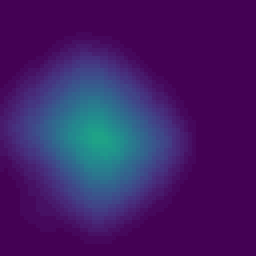
#> input picture data/clay/10.0_20.0_2.png, 64 x 64 px (shown 4 times larger); its folder holds 4 pictures in this run
$ python ResizeSoilImage_with_colormap.py
#> lines starting #> are read from the running program, lines starting #| are printed output that depends on the picture
#> in get_minmax_value_of_image, `img = cv2.imread(f, cv2.IMREAD_GRAYSCALE)`:
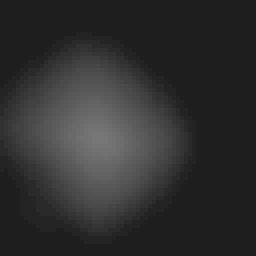
#> img: shape (64, 64) (shown 4 times larger); min 30, max 119, mean 47.7
import os
import shutil
import glob
from traceback import print_list
from PIL import Image
import cv2
import copy
import numpy as np
from natsort import natsorted

class ResizeSoilImage_with_colormap:
    def __init__(self):
        self.dst_dir        = "data/"
        self.type_soil_list = ["clay", "gravel", "loam", "sand"]
        self.size_width     = 64
        self.size_height    = 64

    def remove_directory(self):
        [shutil.rmtree(self.dst_dir + type_soil) for type_soil in self.type_soil_list]

    def make_directory(self):
        [os.makedirs(self.dst_dir + type_soil) for type_soil in self.type_soil_list]

    def reshape(self, img):
        width = img.shape[1]
#> width = 64
        w     = 30
        img   = img[:, 0+w:width-w] # height, width
#> img = 64 rows, first 6: [30, 30, 30, 30], [30, 30, 30, 30], [30, 30, 30, 30], [30, 30, 30, 30], [30, 30, 30, 30], [30, 30, 30, 30]
        img   = cv2.resize(img, (self.size_width, self.size_height))
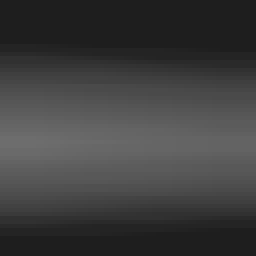
#> img: shape (64, 64) (shown 4 times larger); min 30, max 109, mean 61.9
        return img

    def _check_minimum(self, img):
        if self.min_img > img.min():
            self.min_img = copy.deepcopy(img.min())
#> self.min_img = 30
            print(" min : {}".format(self.min_img))
#|  min : 30

    def _check_maximum(self, img):
        if self.max_img < img.max():
            self.max_img = copy.deepcopy(img.max())
#> self.max_img = 109
            print(" max : {}".format(self.max_img))
#|  max : 109

    def get_minmax_value_of_image(self):
        self.min_img = 999
        self.max_img = 0
        for type_soil in self.type_soil_list:
            files = glob.glob('./soil_data/' + type_soil +  '/*2.png') # only 3rd excavation
            for f in files:
                img = cv2.imread(f, cv2.IMREAD_GRAYSCALE)
                img = self.reshape(img)
                self._check_minimum(img)
                self._check_maximum(img)


    def normalize_0_to_1(self, img):
        return (img - self.min_img) / (self.max_img - self.min_img)
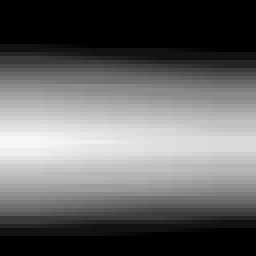
#> returned value: shape (64, 64) float64 (shown 4 times larger); min 0, max 0.975, mean 0.394

    def _create_save_path(self, f, type_soil):
        root, ext = os.path.splitext(f)
        basename  = os.path.basename(root)
        path      = self.dst_dir + type_soil + "/" + basename + ext
        return path


    def load_and_preprocess_and_save(self):
        N_save_per_type = 100
        save_images     = []
        for type_soil in self.type_soil_list:
            print(" type_soil : {}".format(type_soil))
            files        = glob.glob('./soil_data/' + type_soil +  '/*2.png') # only 3rd excavation
            files        = natsorted(files)
            save_index   = list(np.linspace(0, len(files)-1, N_save_per_type, dtype=int))
            _save_images = []
            for i, f in enumerate(files):
                img  = cv2.imread(f, cv2.IMREAD_GRAYSCALE)
                img  = self.reshape(img)
                img  = self.normalize_0_to_1(img) * 255
                img  = self.applyColorMap(img)
                path = self._create_save_path(f, type_soil)
                cv2.imwrite(path, img)
                if i in save_index:
                    _save_images.append(img)
            _save_images = np.concatenate(_save_images, axis=1)
            save_images.append(_save_images)
        save_images = np.concatenate(save_images, axis=0)
        print(" save_images = {}".format(save_images.shape))
        cv2.imwrite(self.dst_dir + "/x_train_only_3step.png", save_images)


    def applyColorMap(self, img):
        '''
        - The source image, grayscale or colored of type CV_8UC1 or CV_8UC3.
        - The result is the colormapped source image.
        '''
        img = img.astype(np.uint8)
        return cv2.applyColorMap(img, cv2.COLORMAP_VIRIDIS)
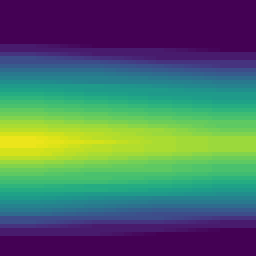
#> returned value: shape (64, 64, 3) (shown 4 times larger); mean of channels 0, 1, 2 102.5, 107.9, 77.8; drawn as B, G, R


if __name__ == '__main__':
    resize = ResizeSoilImage_with_colormap()
    resize.remove_directory()
    resize.make_directory()
    resize.get_minmax_value_of_image()
    resize.load_and_preprocess_and_save()
#> in load_and_preprocess_and_save, `_save_images = np.concatenate(_save_images, axis=1)`:
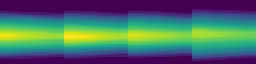
#> _save_images: shape (64, 256, 3); mean B, G, R 104.8, 106.3, 75.5
#> (the run stopped early here; a loop or call above may not have finished)
